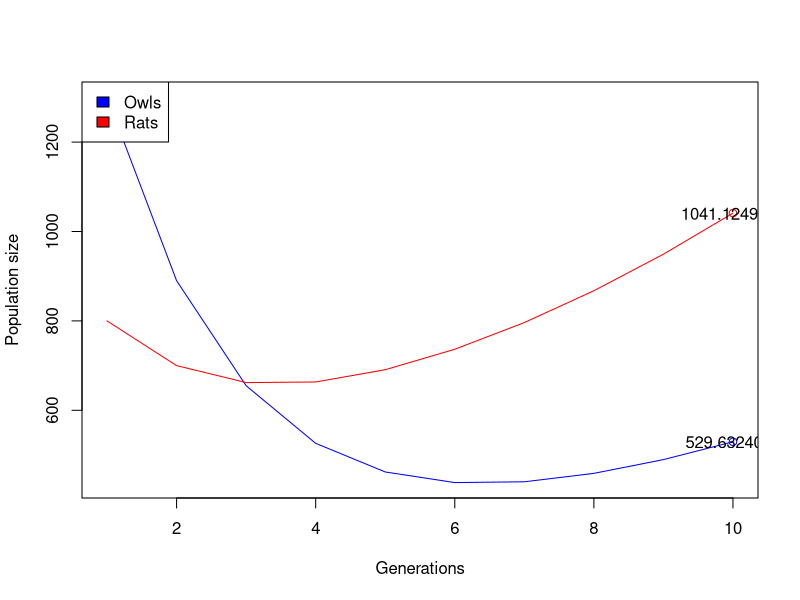

R code for this plot:
rm(list = ls())
## Exercise 1: owl-rat populations 

# matrix A
A <- matrix(c(0.5, -0.2, 0.3, 1.2), nrow = 2, ncol = 2)
A # values fill up by column

# start population: 2000 owls and 1000 rats
x0 <- c(2000, 1000)

# calculate population next year
x1 <- A %*% x0
x1

x2 <- A %*% x1
x2

# create time series:
x_old <- x1
o_series <- x_old[1, ]
r_series <- x_old[2,]

# run for 10 years
t <- 10

# from the second year:
for(i in 2:t) {
  x_new <- A %*% x_old
  o_series <- c(o_series, x_new[1, ])
  r_series <- c(r_series, x_new[2, ])
  x_old <- x_new
}

o_series
r_series

# plot time series
plot(1:t, o_series, type = "l", col = "blue",
     xlab = "Generations",
     ylab = "Population size")

lines(1:t, r_series, type = "l", col = "red")

points(t, o_series[t], col = "blue")
points(t, r_series[t], col = "red")

text(x = c(t, t),
     y = c(o_series[t], r_series[t]),
     labels = c(o_series[t], r_series[t]))

legend("topleft", c("Owls", "Rats"), fill = c("blue", "red"))

### Exercise 2
rm(list=ls())

## Q1
# define vector u = [3,6,7] and v = [12,13,14] 
u <- c(3, 6, 7)
v <- c(12, 13, 14)

# calculate u + v
u + v
# [1] 15 19 21

# calculate u*v (the scalar product)
u %*% v
#     [,1]
# [1,] 212

# calculate |u|
sqrt((u[1]^2) + (u[2]^2) + (u[3]^2))
# [1] 9.69536

# calculate |v|
sqrt((v[1]^2) + (v[2]^2) + (v[3]^2))
# [1] 22.56103

# calculate |u + v|
w <- u + v
sqrt((w[1]^2) + (w[2]^2) + (w[3]^2))
# [1] 32.04684

## Q2
# define a matrix, B 
B <- matrix(c(1,2,3,0,0,0,4,5,6), nrow=3, ncol=3)
B

# calculate B*u
B %*% u

# calculate B*v
B %*% v

# calculate B(u + v) = Bu + Bv
(B %*% u) + (B %*% v)

# calculate B*B*u
B %*% B %*% u 
